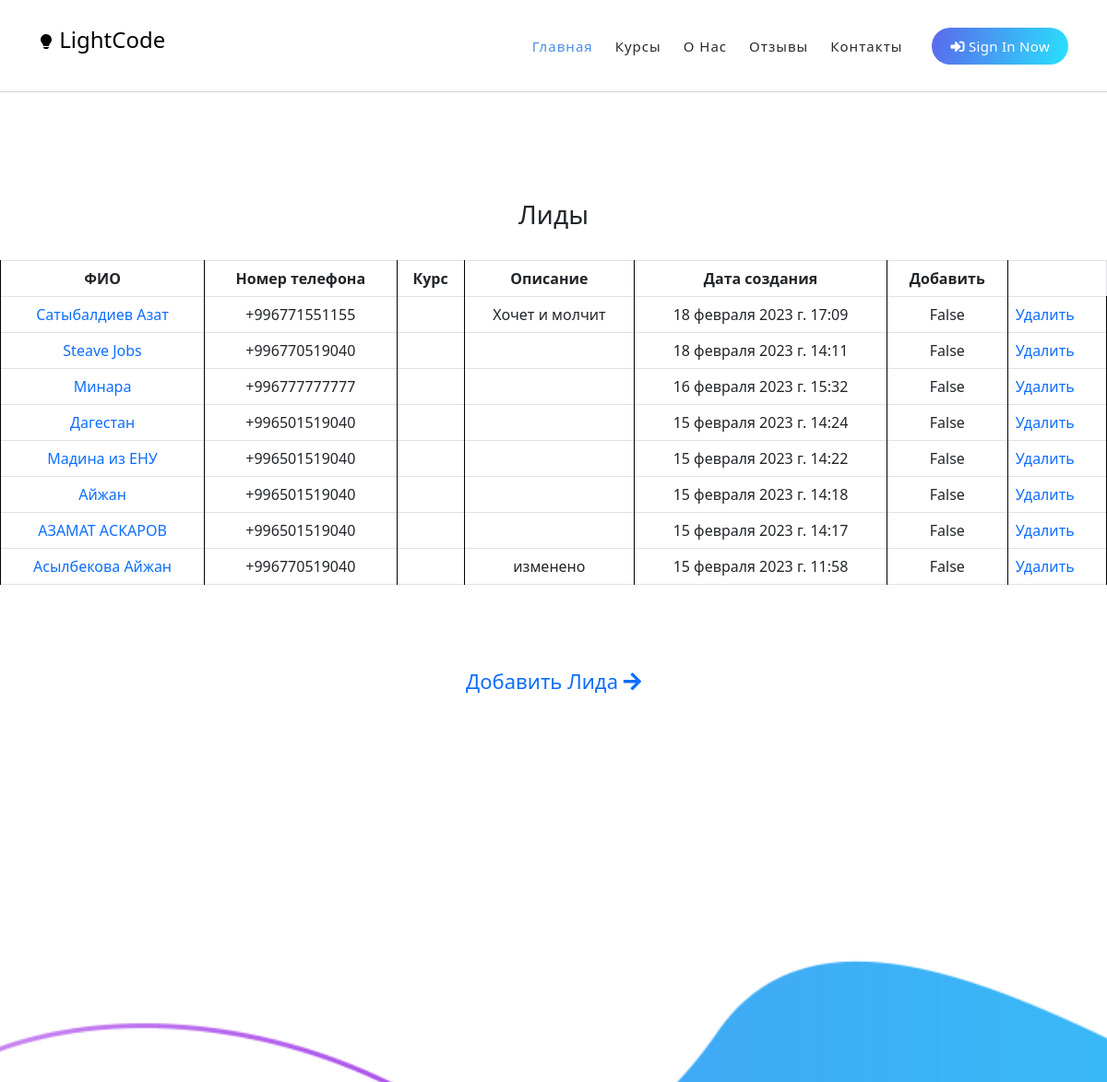
The page /srm/leads/ (upper part) on the database as committed earlier.
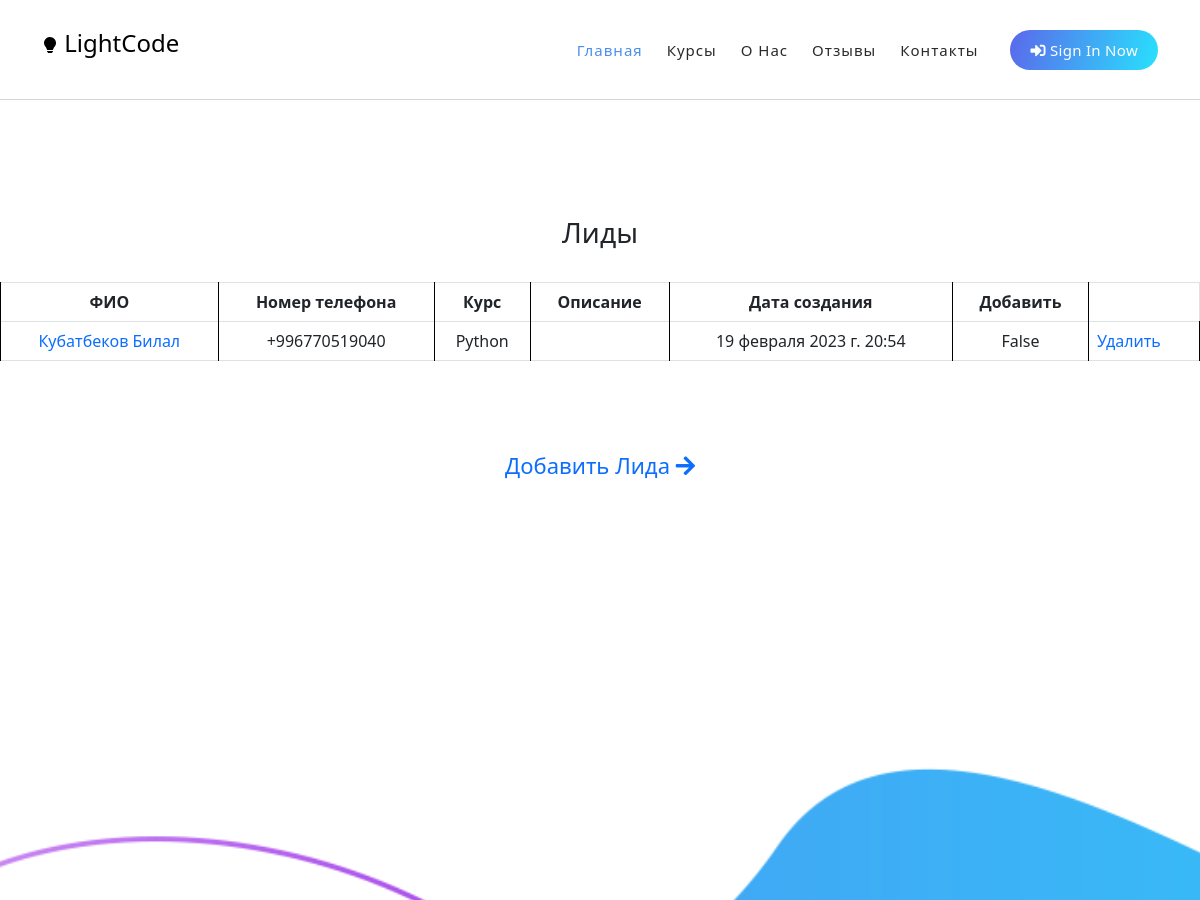
The same page on the database as committed later.
### srm/models.py (models this page shows, shortened)
class Lead(models.Model):
    full_name = models.CharField(max_length=80, verbose_name=('ФИО'))
    phone_number = PhoneNumberField(verbose_name=('Номер телефона'))
    course = models.ForeignKey(Course, on_delete=models.PROTECT, verbose_name=('Курс'), blank=True, null=True)
    description = models.TextField(verbose_name=('Описание'), blank=True, null=True)
    is_add = models.BooleanField(default=False, verbose_name=('Добавить'))
    created_date = models.DateTimeField(auto_now_add=True, verbose_name=('Дата создания'))
    class Meta:
        verbose_name = 'Лид'
        verbose_name_plural = 'Лиды'

class Course(models.Model):
    title = models.CharField(max_length=123, verbose_name=('Название'))
    studying_time = models.PositiveSmallIntegerField(
        choices=(
            (1, 'Утро'),
            (2, 'День'),
            (3, 'Вечер'),
            (4, 'Ночь'),
        ),
        verbose_name='Время обучения',
    )
    format = models.ForeignKey('landing.LearningFormat', on_delete=models.PROTECT, verbose_name='Формат обучения')
    teacher = models.ForeignKey(Employee, on_delete=models.PROTECT, verbose_name='Ментор')
    price = models.DecimalField(decimal_places=2, max_digits=12, default=0.00, verbose_name='Цена')
    created_date = models.DateTimeField(auto_now_add=True, verbose_name=('Дата создания'))
    is_active = models.BooleanField(default=True, verbose_name=('Активен'))
    def __str__(self):
        return self.title
    class Meta:
        verbose_name = 'Курс'
        verbose_name_plural = 'Курсы'

### srm/views.py (the view)
# urls.py: path('leads/', views.student_list, name='students'),
def student_list(request):
    leads = Lead.objects.all().order_by('-id')
    return render(request, template_name='srm/students.html', context={
        'leads': leads})

### srm/templates/srm/students.html (shortened to what this page needs)
{% extends 'base.html' %}
{% load static %}
{% block content %}
<br>
<br>
<br>
<br>
<br>
<br>
<br>
<br>
<br>
<center>
  <h3>Лиды</h3>
  <br>
<table class="table table-bordered">
  <tbody>
    <tr>
      <th style="text-align: center; margin: 0 10px;" >ФИО</th>
      <th style="text-align: center; margin: 0 10px;" >Номер телефона</th>
      <th style="text-align: center; margin: 0 10px;" >Курс</th>
      <th style="text-align: center; margin: 0 10px;" >Описание</th>
      <th style="text-align: center; margin: 0 10px;" >Дата создания</th>
      <th style="text-align: center; margin: 0 10px;" >Добавить</th>
    </tr>
    {% for lead in leads %}
    <tr>
      <td style="text-align: center; margin: 0 10px;"><a href="{% url 'leads_detail' lead.id %}" >{{ lead.full_name }}</a></td>
      <td style="text-align: center; margin: 0 10px;" >{{ lead.phone_number }}</td>
      {% if lead.course %}
        <td style="text-align: center; margin: 0 10px;" >{{ lead.course }}</td>
      {% else %}
        <td style="text-align: center; margin: 0 10px;" ></td>
      {% endif %}
      {% if lead.description %}
        <td style="text-align: center; margin: 0 10px;" >{{ lead.description }}</td>
      {% else %}
        <td style="text-align: center; margin: 0 10px;" ></td>
      {% endif %}
      <td style="text-align: center; margin: 0 10px;" >{{ lead.created_date }}</td>
      <td style="text-align: center; margin: 0 10px;" >{{ lead.is_add }}</td>
      <td><a href="{% url 'lead_delete' lead.id %}">Удалить</a></td>
    </tr>
    {% endfor %}
  </tbody>
</table>
  <br>
<br>
<br>
  <a style="font-size: 22px;" href="{% url 'lead_add' %}">Добавить Лида <i class="fa fa-arrow-right"></i></a>  <br>
<br>
<br>
</center>
{% endblock %}

### landing/templates/base.html (shortened to what this page needs)
{% load static %}
<head>
    <link href="{% static 'css/bootstrap.min.css' %}" rel="stylesheet">
    <link rel="stylesheet" href="https://use.fontawesome.com/releases/v5.8.1/css/all.css">
    <link rel="stylesheet" href="{% static 'css/templatemo-chain-app-dev.css' %}">
    <link rel="stylesheet" href="{% static 'css/animated.css' %}">
    <link rel="stylesheet" href="{% static 'css/owl.css' %}">
    <link rel="stylesheet" href="{% static 'css/carousel.css' %}">
    <link href="https://cdn.jsdelivr.net/npm/bootstrap@5.2.3/dist/css/bootstrap.min.css" rel="stylesheet">
  </head>
<body>
  <header class="header-area header-sticky wow slideInDown" data-wow-duration="0.75s" data-wow-delay="0s">
    <div class="container">
      <div class="row">
        <div class="col-12">
          <nav class="main-nav">
            <a href="{% url 'index' %}" class="logo">
                <h4 style="color: black;"><br> LightCode</h4>
            </a>
            <ul class="nav">
              <li class="scroll-to-section"><a href="#top" class="active">Главная</a></li>
              <li class="scroll-to-section"><a href="#services">Курсы</a></li>
              <li class="scroll-to-section"><a href="#lol">О нас</a></li>
              <li class="scroll-to-section"><a href="#rewiews">Отзывы</a></li>
              <li class="scroll-to-section"><a href="#newsletter">Контакты</a></li>
              <li><div class="gradient-button"><a id="modal_trigger" href="#modal"><i class="fa fa-sign-in-alt"></i> Sign In Now</a></div></li>
            </ul>
          </nav>
        </div>
      </div>
    </div>
  </header>
    {% block content  %}
    {% endblock %}
  <footer id="newsletter">
  </footer>
</body>

### landing/static/css/templatemo-chain-app-dev.css (style rules this page uses)
html, body, div, span, applet, object, iframe, h1, h2, h3, h4, h5, h6, p, blockquote, div pre, a, abbr, acronym, address, big, cite, code, del, dfn, em, font, img, ins, kbd, q, s, samp, small, strike, strong, sub, sup, tt, var, b, u, i, center, dl, dt, dd, ol, ul, li, figure, header, nav, section, article, aside, footer, figcaption { margin: 0; padding: 0; border: 0; outline: 0; }
ul, li { padding: 0; margin: 0; list-style: none; }
header, nav, section, article, aside, footer, hgroup { display: block; }
* { box-sizing: border-box; }
html, body { font-family: 'Roboto', sans-serif; font-weight: 400; background-color: #fff; -ms-text-size-adjust: 100%; -webkit-font-smoothing: antialiased; -moz-osx-font-smoothing: grayscale; }
a { text-decoration: none !important; }
h1, h2, h3, h4, h5, h6 { margin-top: 0px; margin-bottom: 0px; }
ul { margin-bottom: 0px; }
html, body { background: #fff; font-family: 'Roboto', sans-serif; }
.gradient-button a { display: inline-block !important; padding: 10px 20px !important; color: #fff !important; text-transform: capitalize; font-size: 15px; background: rgb(19,175,240); background: linear-gradient(105deg, rgba(91,104,235,1) 0%, rgba(40,225,253,1) 100%); border-radius: 23px; font-weight: 500 !important; letter-spacing: 0.3px !important; transition: all .5s; }
.header-area { background-color: transparent; border-bottom: 1px solid rgba(42,42,42,0.2); position: absolute; left: 0px; right: 0px; z-index: 100; height: 100px; -webkit-transition: all .5s ease 0s; -moz-transition: all .5s ease 0s; -o-transition: all .5s ease 0s; transition: all .5s ease 0s; }
.header-area .main-nav { min-height: 80px; background: transparent; }
.header-area .main-nav .logo { float: left; -webkit-transition: all 0.3s ease 0s; -moz-transition: all 0.3s ease 0s; -o-transition: all 0.3s ease 0s; transition: all 0.3s ease 0s; }
.header-area .main-nav .logo { line-height: 100px; float: left; -webkit-transition: all 0.3s ease 0s; -moz-transition: all 0.3s ease 0s; -o-transition: all 0.3s ease 0s; transition: all 0.3s ease 0s; }
.header-area .main-nav .nav { float: right; margin-top: 30px; margin-right: 0px; background-color: transparent; -webkit-transition: all 0.3s ease 0s; -moz-transition: all 0.3s ease 0s; -o-transition: all 0.3s ease 0s; transition: all 0.3s ease 0s; position: relative; z-index: 999; }
.header-area .main-nav .nav li { padding-left: 20px; padding-right: 20px; }
.header-area .main-nav .nav li:nth-child(6) { padding-right: 0px; padding-left: 40px; }
.header-area .main-nav .nav li:last-child a , .background-header .main-nav .nav li:last-child a, .header-area .main-nav .nav li:nth-child(6) a , .background-header .main-nav .nav li:nth-child(6) a { padding: 0px 20px !important; font-weight: 400; }
.header-area .main-nav .nav li a { display: block; font-weight: 500; font-size: 15px; color: #2a2a2a; text-transform: capitalize; -webkit-transition: all 0.3s ease 0s; -moz-transition: all 0.3s ease 0s; -o-transition: all 0.3s ease 0s; transition: all 0.3s ease 0s; height: 40px; line-height: 40px; border: transparent; letter-spacing: 1px; }
.header-area .main-nav .nav li:hover a, .header-area .main-nav .nav li a.active { color: #4b8ef1!important; }
.header-area.header-sticky { min-height: 80px; }
.header-area .nav { margin-top: 30px; }
.header-area.header-sticky .nav li a.active { color: #4b8ef1; }
@media (max-width: 1200px) { .header-area .main-nav .nav li { padding-left: 12px; padding-right: 12px; } }
@media (max-width: 1200px) { .header-area .main-nav:before { display: none; } }
@media (min-width: 767px) { .header-area .main-nav .nav { display: flex !important; } }
footer { background-image: url(../images/footer-bg.png); background-position: center top; background-repeat: no-repeat; background-size: cover; margin-top: 130px; padding-top: 300px; padding-bottom: 60px; }
@media (max-width: 1200px) { .header-area .main-nav .logo h4 { font-size: 24px; } }
@media (max-width: 1200px) { .header-area .main-nav .nav li:last-child { padding-left: 20px; } }

### srm/templates/srm/students.html (style rules this page uses)
table, th, td { border: 1px solid black; }

Rows that differ between the two databases and show on the page:
removed Lead: full_name "Сатыбалдиев Азат", phone_number "+996771551155", description "Хочет и молчит", created_date "18 февраля 2023 г. 17:09", is_add "False"
removed Lead: full_name "Steave Jobs", phone_number "+996770519040", created_date "18 февраля 2023 г. 14:11", is_add "False"
removed Lead: full_name "Минара", phone_number "+996777777777", created_date "16 февраля 2023 г. 15:32", is_add "False"
removed Lead: full_name "Дагестан", phone_number "+996501519040", created_date "15 февраля 2023 г. 14:24", is_add "False"
removed Lead: full_name "Мадина из ЕНУ", phone_number "+996501519040", created_date "15 февраля 2023 г. 14:22", is_add "False"
removed Lead: full_name "Айжан", phone_number "+996501519040", created_date "15 февраля 2023 г. 14:18", is_add "False"
removed Lead: full_name "АЗАМАТ АСКАРОВ", phone_number "+996501519040", created_date "15 февраля 2023 г. 14:17", is_add "False"
removed Lead: full_name "Асылбекова Айжан", phone_number "+996770519040", description "изменено", created_date "15 февраля 2023 г. 11:58", is_add "False"
added Lead: full_name "Кубатбеков Билал", phone_number "+996770519040", course "Python", created_date "19 февраля 2023 г. 20:54", is_add "False"
